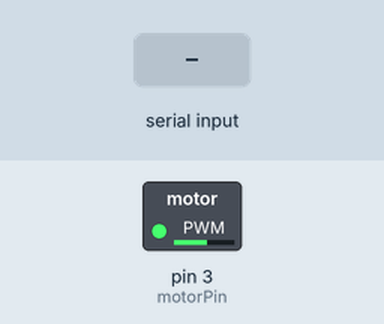
Recording of a sketch running on a simulated Arduino Uno, built with avr-gcc and run on an emulated ATmega328P. On the bench: switched loads named in the sketch (green lamp = pin HIGH). The test bench sets the inputs (shaded band). What the sketch prints to the serial monitor is not drawn.

Above: at 1.2 s.
1.3 s: "90,45\n" received over Serial
At 2.3 s:
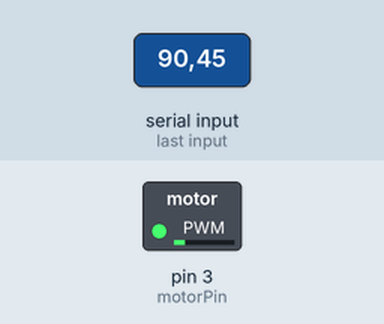
2.8 s: "200\n" received over Serial
At 3.4 s:
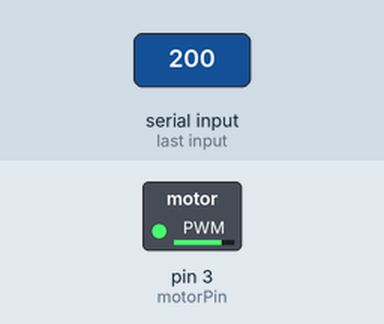
4.3 s: "90\n" received over Serial
At 5.7 s:
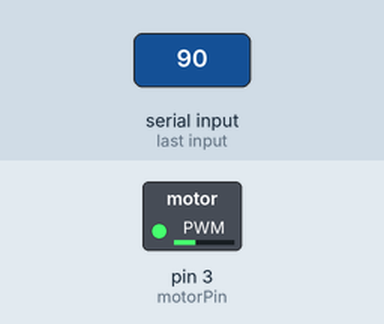
Timing chart, 0 to 7.3 s (numbered marks = the images above; inputs shaded):
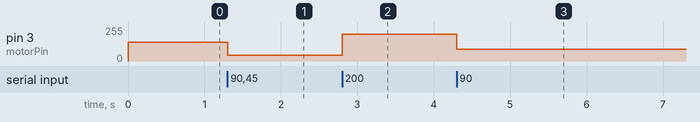

The sketch:

Motor.ino
```cpp
int motorPin = 3;
int motorSpeed = 140;
int aux;

void setup()
{
 pinMode(motorPin, OUTPUT);
 Serial.begin(9600);
 while (!Serial);
 Serial.println("Speed 0 to 255");
}


void loop()
{
 if (motorSpeed  >= 0 && motorSpeed <= 255)
 {
   analogWrite(motorPin, motorSpeed);
 }
// Serial.println(motorSpeed);
 if (Serial.available() > 0)
 {
   motorSpeed = Serial.parseInt();
   aux = Serial.read();
 }
}
```

Measured:
- after the input at 1.3 s, pin 3 (motorPin): 140/255 → 45/255 at once
- after the input at 2.8 s, pin 3 (motorPin): 45/255 → 200/255 at once
- after the input at 4.3 s, pin 3 (motorPin): 200/255 → 90/255 at once
